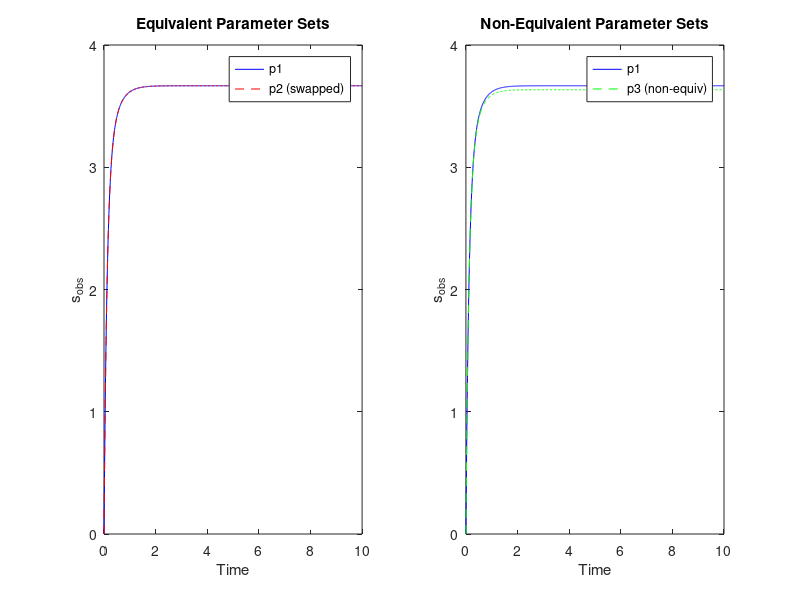
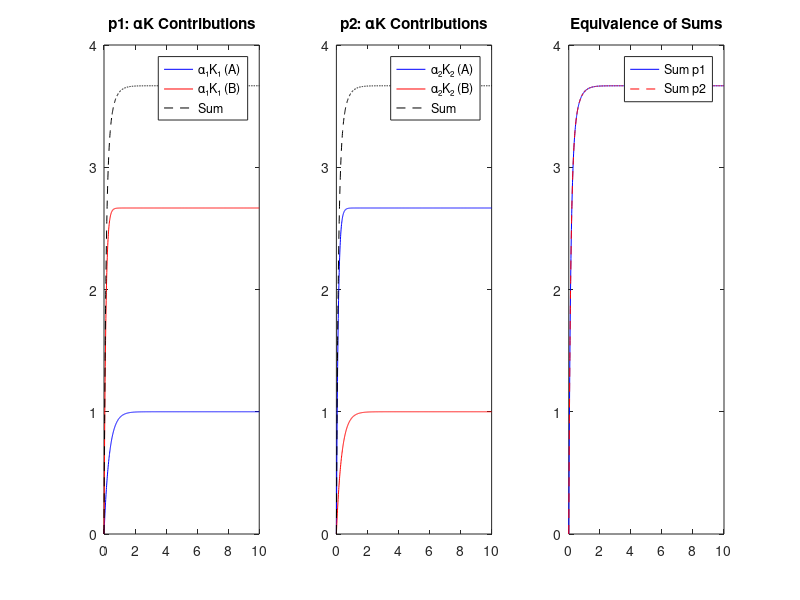

Here is the MATLAB script that generated these plots, in order:
% Define time vector
t = linspace(0, 10, 1000);

% Constant concentration
c = 1;

% Parameter Set 1 (p1)
% Region A
kon1_A = 1; koff1_A = 2; smax1_A = 3;
alpha1_A = kon1_A * smax1_A;

% Region B
kon1_B = 4; koff1_B = 5; smax1_B = 6;
alpha1_B = kon1_B * smax1_B;

% Compute s for p1
sA_p1 = (alpha1_A * c) / (kon1_A * c + koff1_A) .* (1 - exp(-(kon1_A * c + koff1_A) * t));
sB_p1 = (alpha1_B * c) / (kon1_B * c + koff1_B) .* (1 - exp(-(kon1_B * c + koff1_B) * t));
sobs_p1 = sA_p1 + sB_p1;

% Parameter Set 2 (p2: swapped regions)
kon2_A = kon1_B; koff2_A = koff1_B; smax2_A = smax1_B;
alpha2_A = kon2_A * smax2_A;

kon2_B = kon1_A; koff2_B = koff1_A; smax2_B = smax1_A;
alpha2_B = kon2_B * smax2_B;

% Compute s for p2
sA_p2 = (alpha2_A * c) / (kon2_A * c + koff2_A) .* (1 - exp(-(kon2_A * c + koff2_A) * t));
sB_p2 = (alpha2_B * c) / (kon2_B * c + koff2_B) .* (1 - exp(-(kon2_B * c + koff2_B) * t));
sobs_p2 = sA_p2 + sB_p2;

% Check equivalence between p1 and p2
difference_p1_p2 = max(abs(sobs_p1 - sobs_p2));
disp(['Max difference (p1 vs p2): ', num2str(difference_p1_p2)]);

% Parameter Set 3 (p3: non-equivalent)
kon3_A = kon1_A; koff3_A = koff1_A + 0.1; smax3_A = smax1_A;
alpha3_A = kon3_A * smax3_A;

kon3_B = kon1_B; koff3_B = koff1_B; smax3_B = smax1_B;
alpha3_B = kon3_B * smax3_B;

% Compute s for p3
sA_p3 = (alpha3_A * c) / (kon3_A * c + koff3_A) .* (1 - exp(-(kon3_A * c + koff3_A) * t));
sB_p3 = (alpha3_B * c) / (kon3_B * c + koff3_B) .* (1 - exp(-(kon3_B * c + koff3_B) * t));
sobs_p3 = sA_p3 + sB_p3;

% Check difference between p1 and p3
difference_p1_p3 = max(abs(sobs_p1 - sobs_p3));
disp(['Max difference (p1 vs p3): ', num2str(difference_p1_p3)]);

% Plot results
figure;
subplot(1,2,1);
plot(t, sobs_p1, 'b', t, sobs_p2, 'r--');
legend('p1', 'p2 (swapped)');
title('Equivalent Parameter Sets');
xlabel('Time'); ylabel('s_{obs}');

subplot(1,2,2);
plot(t, sobs_p1, 'b', t, sobs_p3, 'g--');
legend('p1', 'p3 (non-equiv)');
title('Non-Equivalent Parameter Sets');
xlabel('Time'); ylabel('s_{obs}');
% Compute K for each region and parameter set
% For p1
K1_A = (c ./ (kon1_A * c + koff1_A)) .* (1 - exp(-(kon1_A * c + koff1_A) * t));
K1_B = (c ./ (kon1_B * c + koff1_B)) .* (1 - exp(-(kon1_B * c + koff1_B) * t));
sum_alphaK_p1 = alpha1_A * K1_A + alpha1_B * K1_B;

% For p2
K2_A = (c ./ (kon2_A * c + koff2_A)) .* (1 - exp(-(kon2_A * c + koff2_A) * t));
K2_B = (c ./ (kon2_B * c + koff2_B)) .* (1 - exp(-(kon2_B * c + koff2_B) * t));
sum_alphaK_p2 = alpha2_A * K2_A + alpha2_B * K2_B;

figure;
subplot(1,3,1);
plot(t, alpha1_A*K1_A, 'b', t, alpha1_B*K1_B, 'r', t, sum_alphaK_p1, 'k--');
legend('α₁K₁ (A)', 'α₁K₁ (B)', 'Sum');
title('p1: αK Contributions');

subplot(1,3,2);
plot(t, alpha2_A*K2_A, 'b', t, alpha2_B*K2_B, 'r', t, sum_alphaK_p2, 'k--');
legend('α₂K₂ (A)', 'α₂K₂ (B)', 'Sum');
title('p2: αK Contributions');

subplot(1,3,3);
plot(t, sum_alphaK_p1, 'b', t, sum_alphaK_p2, 'r--');
legend('Sum p1', 'Sum p2');
title('Equivalence of Sums');
